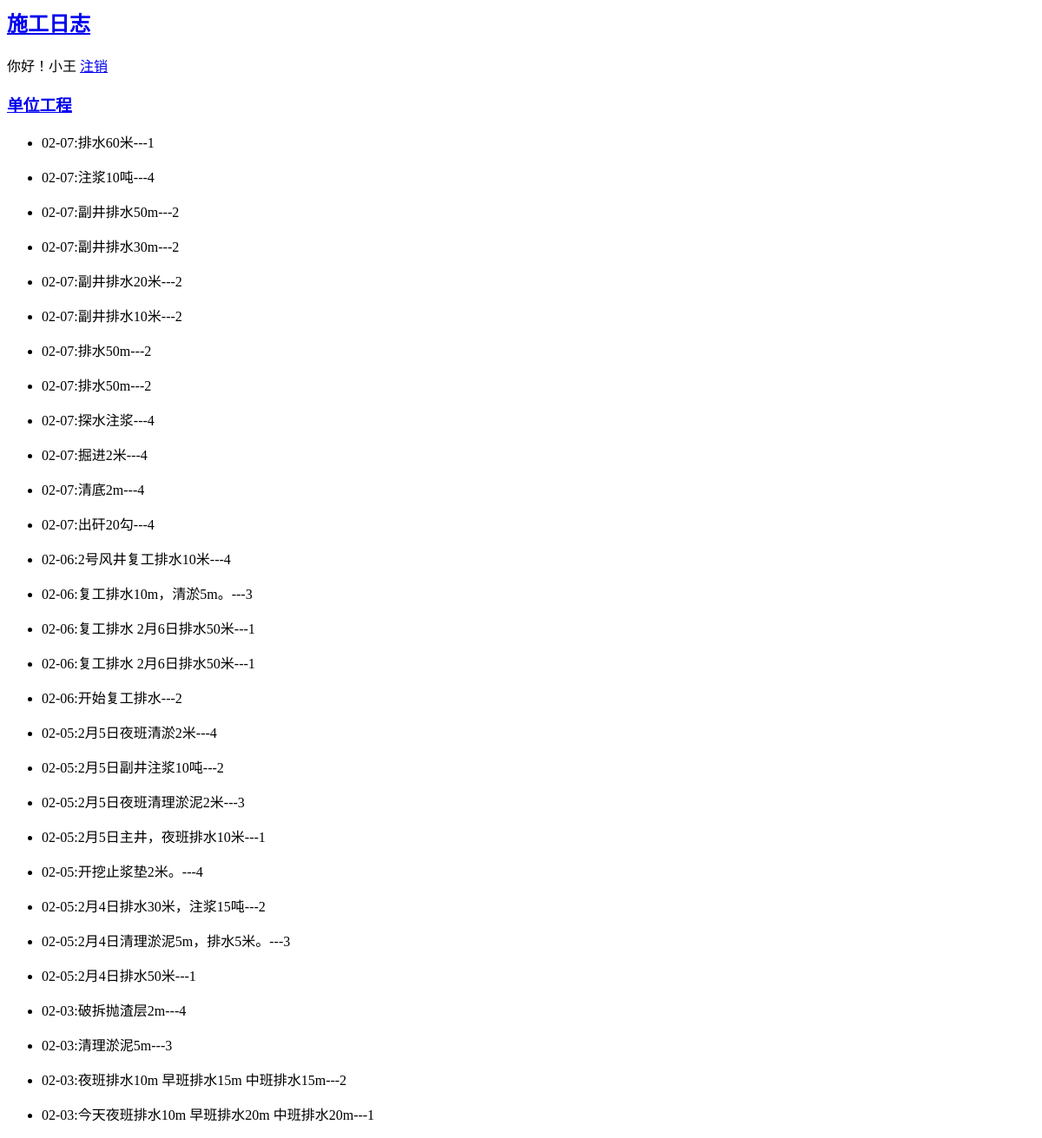
The page /entries/ (signed in) on the database as committed earlier.
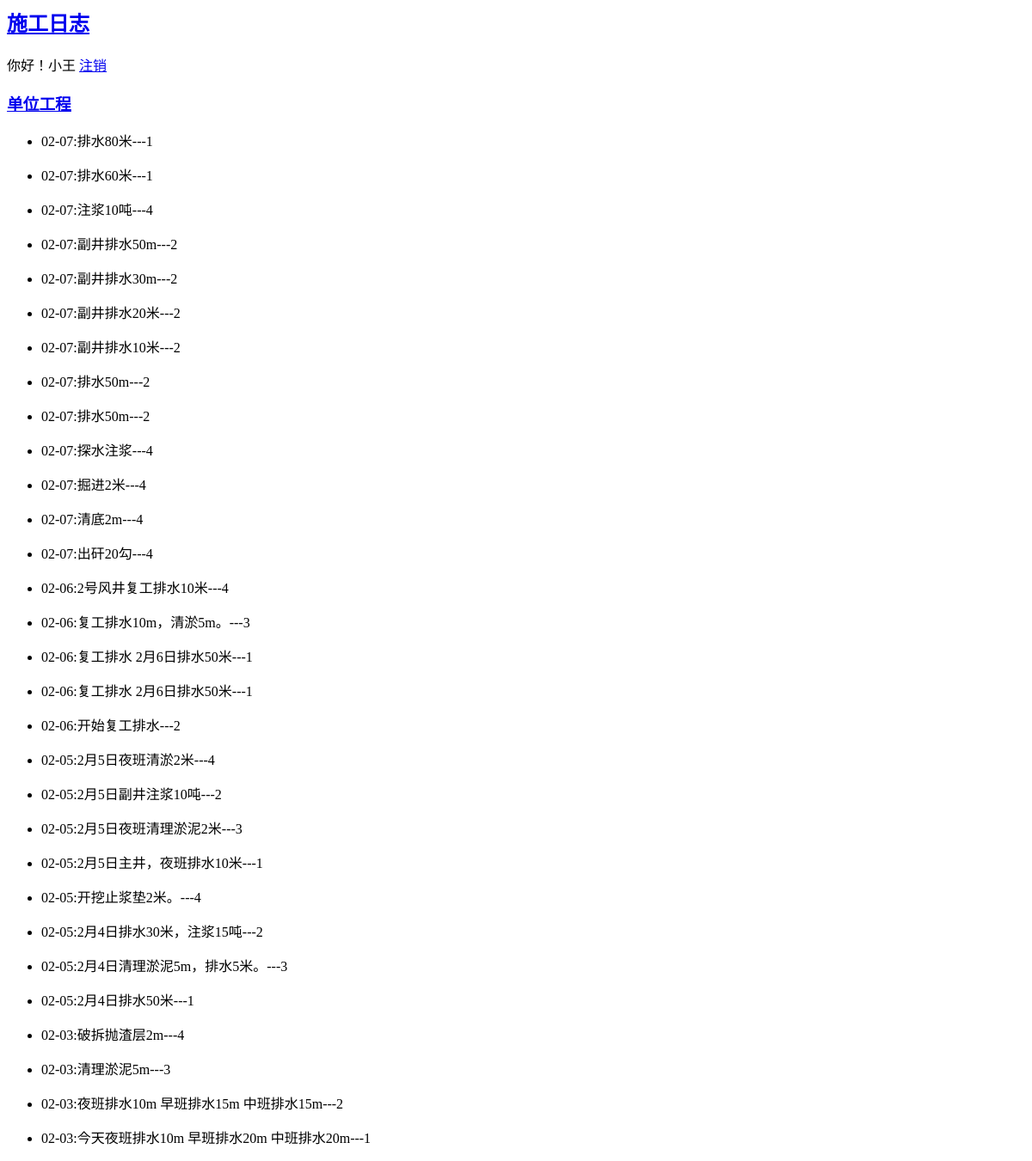
The same page on the database as committed later.
### note/models.py (models this page shows, shortened)
class Entry(models.Model):
    topic = models .ForeignKey(Topic, on_delete=models.CASCADE)
    text = models.TextField()
    date_added = models .DateTimeField(default=timezone.now)
    class Meta:
        verbose_name_plural = '施工日志'

### note/views.py (the view)
# urls.py: path('entries/', views.entries, name='entries'),
@login_required
def entries(request):
    entries = Entry.objects.order_by('-date_added')
    context = {'entries': entries}
    return render(request, 'note/entries.html', context)

### note/templates/note/entries.html
{% extends "note/base.html" %}
{% block content %}
<ul>
  {% for entry in entries %}
    <li>
	<p>{{entry.date_added|date:'m-d'}}:{{ entry.text }}---{{entry.topic_id }}</p>
	</li>
  {% empty %}
    <li>请按时填报施工日志</li>
  {% endfor %}
</ul>
{% endblock content %}

Rows that differ between the two databases and show on the page:
added Entry: date_added "02-07", text "排水80米", topic_id "1"
